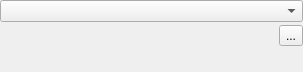
<?xml version="1.0" encoding="UTF-8"?>
<ui version="4.0">
 <class>SimpleCharacterWidget</class>
 <widget class="QWidget" name="SimpleCharacterWidget">
  <property name="geometry">
   <rect>
    <x>0</x>
    <y>0</y>
    <width>303</width>
    <height>72</height>
   </rect>
  </property>
  <property name="sizePolicy">
   <sizepolicy hsizetype="Preferred" vsizetype="Minimum">
    <horstretch>0</horstretch>
    <verstretch>0</verstretch>
   </sizepolicy>
  </property>
  <layout class="QVBoxLayout" name="verticalLayout">
   <property name="spacing">
    <number>0</number>
   </property>
   <property name="margin">
    <number>0</number>
   </property>
   <item>
    <layout class="QGridLayout" name="gridLayout">
     <property name="spacing">
      <number>2</number>
     </property>
     <item row="1" column="0" colspan="11">
      <layout class="QGridLayout" name="fontsFrame">
       <property name="horizontalSpacing">
        <number>2</number>
       </property>
       <property name="verticalSpacing">
        <number>0</number>
       </property>
      </layout>
     </item>
     <item row="2" column="0">
      <widget class="QToolButton" name="bold">
       <property name="iconSize">
        <size>
         <width>16</width>
         <height>16</height>
        </size>
       </property>
       <property name="autoRaise">
        <bool>true</bool>
       </property>
      </widget>
     </item>
     <item row="2" column="1">
      <widget class="QToolButton" name="italic">
       <property name="iconSize">
        <size>
         <width>16</width>
         <height>16</height>
        </size>
       </property>
       <property name="autoRaise">
        <bool>true</bool>
       </property>
      </widget>
     </item>
     <item row="2" column="2">
      <widget class="QToolButton" name="underline">
       <property name="iconSize">
        <size>
         <width>16</width>
         <height>16</height>
        </size>
       </property>
       <property name="autoRaise">
        <bool>true</bool>
       </property>
      </widget>
     </item>
     <item row="2" column="3">
      <widget class="QToolButton" name="strikeOut">
       <property name="iconSize">
        <size>
         <width>16</width>
         <height>16</height>
        </size>
       </property>
       <property name="autoRaise">
        <bool>true</bool>
       </property>
      </widget>
     </item>
     <item row="2" column="4">
      <widget class="QToolButton" name="textColor">
       <property name="iconSize">
        <size>
         <width>16</width>
         <height>16</height>
        </size>
       </property>
       <property name="autoRaise">
        <bool>true</bool>
       </property>
      </widget>
     </item>
     <item row="2" column="5">
      <widget class="QToolButton" name="backgroundColor">
       <property name="iconSize">
        <size>
         <width>16</width>
         <height>16</height>
        </size>
       </property>
       <property name="autoRaise">
        <bool>true</bool>
       </property>
      </widget>
     </item>
     <item row="2" column="6">
      <widget class="QToolButton" name="superscript">
       <property name="iconSize">
        <size>
         <width>16</width>
         <height>16</height>
        </size>
       </property>
       <property name="autoRaise">
        <bool>true</bool>
       </property>
      </widget>
     </item>
     <item row="2" column="7">
      <widget class="QToolButton" name="subscript">
       <property name="iconSize">
        <size>
         <width>16</width>
         <height>16</height>
        </size>
       </property>
       <property name="autoRaise">
        <bool>true</bool>
       </property>
      </widget>
     </item>
     <item row="2" column="8" colspan="2">
      <spacer name="horizontalSpacer">
       <property name="orientation">
        <enum>Qt::Horizontal</enum>
       </property>
       <property name="sizeType">
        <enum>QSizePolicy::Minimum</enum>
       </property>
       <property name="sizeHint" stdset="0">
        <size>
         <width>0</width>
         <height>13</height>
        </size>
       </property>
      </spacer>
     </item>
     <item row="0" column="0" colspan="11">
      <widget class="StylesCombo" name="characterStyleCombo"/>
     </item>
     <item row="2" column="10">
      <widget class="QToolButton" name="moreOptions">
       <property name="text">
        <string>...</string>
       </property>
      </widget>
     </item>
    </layout>
   </item>
   <item>
    <widget class="QWidget" name="SpecialSpacer">
     <property name="sizePolicy">
      <sizepolicy hsizetype="Preferred" vsizetype="Expanding">
       <horstretch>0</horstretch>
       <verstretch>0</verstretch>
      </sizepolicy>
     </property>
    </widget>
   </item>
  </layout>
 </widget>
 <customwidgets>
  <customwidget>
   <class>StylesCombo</class>
   <extends>QComboBox</extends>
   <header>dialogs/StylesCombo.h</header>
   <container>1</container>
  </customwidget>
 </customwidgets>
 <tabstops>
  <tabstop>bold</tabstop>
  <tabstop>italic</tabstop>
  <tabstop>underline</tabstop>
  <tabstop>strikeOut</tabstop>
  <tabstop>subscript</tabstop>
 </tabstops>
 <resources/>
 <connections/>
</ui>
